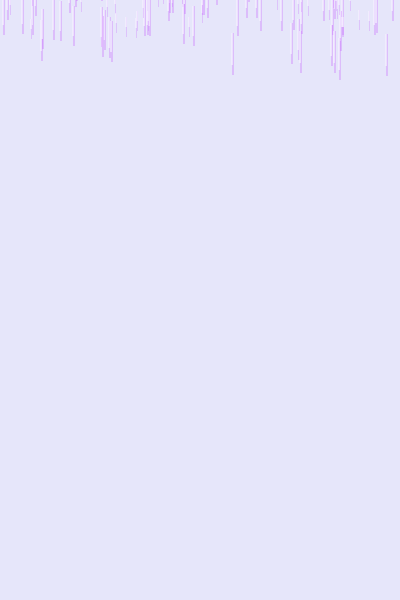
Frame 1 (no input)
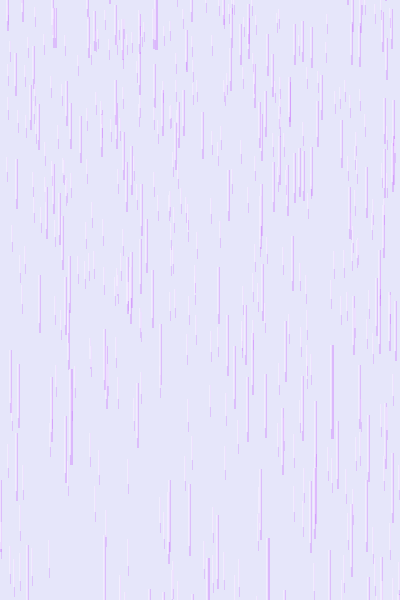
Frame 60 (the mouse pressed at the canvas centre just before this capture)
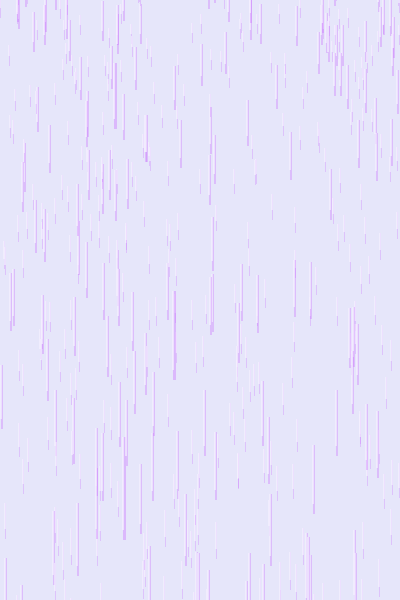
Frame 120 (the mouse held since frame 60 and released just before this capture)

The Processing sketch that drew these frames (run headless with seeded random() and noise(); from frame 60 on, the mouse is pressed at the canvas centre):

// Processing sketch: Rain
// ── Rain.pde
//(138,43,226)
//(230,230,250) bg

Drop[] droplets;
int dropsCount;

void setup()
{
  
  size(400,600);
  frameRate(30);
  dropsCount=1000;
  droplets = new Drop[dropsCount];
  for(int i =0; i<dropsCount;i++){
    droplets[i]= new Drop(); 
  }
}

void draw()
{
  background(230,230,250);

  for(Drop drop : droplets){
    drop.showIt();
    
  }
}

class Drop{
  int x;
  float y;
  int z;

 Drop(){
    x = (int)random(0,width);
    y = random(0,height);
    z = (int)sqrt(random(1,sqrt(random(9,100))));
  }
  
  void showIt(){
        
    y=y+(z *y/30);
    
    if(y>height*2){
      x = (int)random(0,width);
      y = random(0,height);
      z = (int)sqrt(random(1,sqrt(random(9,100))));
    }
    int transpB = (int)((100/height*3)*y);
    fill(198,93,255,55+10*z+transpB);
    noStroke();
    
    rect( x, (int)(y-height),(int)(z),(int)(z *y/30) );
    
    
    fill(245,240,255,150+10*z);
    noStroke();
    
    rect( x-1, (int)(y-height),(int)sqrt(z+4),(int)(z *y/30)-10 );
   }

}
